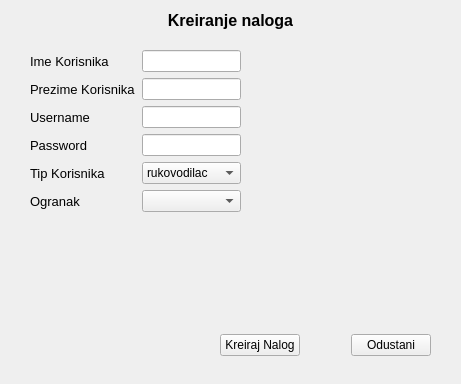
<?xml version="1.0" encoding="UTF-8"?>
<ui version="4.0">
 <class>kreiranjenalogae1</class>
 <widget class="QWidget" name="kreiranjenalogae1">
  <property name="geometry">
   <rect>
    <x>0</x>
    <y>0</y>
    <width>461</width>
    <height>384</height>
   </rect>
  </property>
  <property name="windowTitle">
   <string>Form</string>
  </property>
  <widget class="QWidget" name="formLayoutWidget">
   <property name="geometry">
    <rect>
     <x>30</x>
     <y>50</y>
     <width>211</width>
     <height>191</height>
    </rect>
   </property>
   <layout class="QFormLayout" name="formLayout">
    <property name="fieldGrowthPolicy">
     <enum>QFormLayout::AllNonFixedFieldsGrow</enum>
    </property>
    <item row="1" column="0">
     <widget class="QLabel" name="label_2">
      <property name="font">
       <font>
        <pointsize>10</pointsize>
       </font>
      </property>
      <property name="text">
       <string>Ime Korisnika</string>
      </property>
     </widget>
    </item>
    <item row="1" column="1">
     <widget class="QLineEdit" name="lineEdit"/>
    </item>
    <item row="2" column="0">
     <widget class="QLabel" name="label_3">
      <property name="font">
       <font>
        <pointsize>10</pointsize>
       </font>
      </property>
      <property name="text">
       <string>Prezime Korisnika</string>
      </property>
     </widget>
    </item>
    <item row="2" column="1">
     <widget class="QLineEdit" name="lineEdit_2"/>
    </item>
    <item row="3" column="1">
     <widget class="QLineEdit" name="lineEdit_3"/>
    </item>
    <item row="3" column="0">
     <widget class="QLabel" name="label_4">
      <property name="font">
       <font>
        <pointsize>10</pointsize>
       </font>
      </property>
      <property name="text">
       <string>Username</string>
      </property>
     </widget>
    </item>
    <item row="4" column="1">
     <widget class="QLineEdit" name="lineEdit_4">
      <property name="enabled">
       <bool>true</bool>
      </property>
      <property name="statusTip">
       <string/>
      </property>
      <property name="inputMethodHints">
       <set>Qt::ImhNone</set>
      </property>
     </widget>
    </item>
    <item row="4" column="0">
     <widget class="QLabel" name="label_5">
      <property name="font">
       <font>
        <pointsize>10</pointsize>
       </font>
      </property>
      <property name="text">
       <string>Password</string>
      </property>
     </widget>
    </item>
    <item row="5" column="0">
     <widget class="QLabel" name="label_6">
      <property name="font">
       <font>
        <pointsize>10</pointsize>
       </font>
      </property>
      <property name="text">
       <string>Tip Korisnika</string>
      </property>
     </widget>
    </item>
    <item row="5" column="1">
     <widget class="QComboBox" name="comboBox">
      <item>
       <property name="text">
        <string>rukovodilac</string>
       </property>
      </item>
      <item>
       <property name="text">
        <string>referent_sluzbe</string>
       </property>
      </item>
      <item>
       <property name="text">
        <string>zaposleni</string>
       </property>
      </item>
      <item>
       <property name="text">
        <string>menadzer</string>
       </property>
      </item>
      <item>
       <property name="text">
        <string>magacioner</string>
       </property>
      </item>
      <item>
       <property name="text">
        <string>sekretar</string>
       </property>
      </item>
     </widget>
    </item>
    <item row="6" column="1">
     <widget class="QComboBox" name="comboBox_2"/>
    </item>
    <item row="6" column="0">
     <widget class="QLabel" name="label_7">
      <property name="font">
       <font>
        <pointsize>10</pointsize>
       </font>
      </property>
      <property name="text">
       <string>Ogranak</string>
      </property>
     </widget>
    </item>
   </layout>
  </widget>
  <widget class="QWidget" name="horizontalLayoutWidget">
   <property name="geometry">
    <rect>
     <x>220</x>
     <y>330</y>
     <width>211</width>
     <height>31</height>
    </rect>
   </property>
   <layout class="QHBoxLayout" name="horizontalLayout">
    <item>
     <widget class="QPushButton" name="pushButton_2">
      <property name="text">
       <string>Kreiraj Nalog</string>
      </property>
     </widget>
    </item>
    <item>
     <spacer name="horizontalSpacer">
      <property name="orientation">
       <enum>Qt::Horizontal</enum>
      </property>
      <property name="sizeHint" stdset="0">
       <size>
        <width>40</width>
        <height>20</height>
       </size>
      </property>
     </spacer>
    </item>
    <item>
     <widget class="QPushButton" name="pushButton">
      <property name="text">
       <string>Odustani</string>
      </property>
     </widget>
    </item>
   </layout>
  </widget>
  <widget class="QWidget" name="verticalLayoutWidget">
   <property name="geometry">
    <rect>
     <x>30</x>
     <y>10</y>
     <width>401</width>
     <height>21</height>
    </rect>
   </property>
   <layout class="QVBoxLayout" name="verticalLayout">
    <item>
     <widget class="QLabel" name="label">
      <property name="font">
       <font>
        <pointsize>12</pointsize>
        <weight>75</weight>
        <bold>true</bold>
       </font>
      </property>
      <property name="text">
       <string>Kreiranje naloga</string>
      </property>
      <property name="alignment">
       <set>Qt::AlignCenter</set>
      </property>
     </widget>
    </item>
   </layout>
  </widget>
 </widget>
 <resources/>
 <connections/>
</ui>
